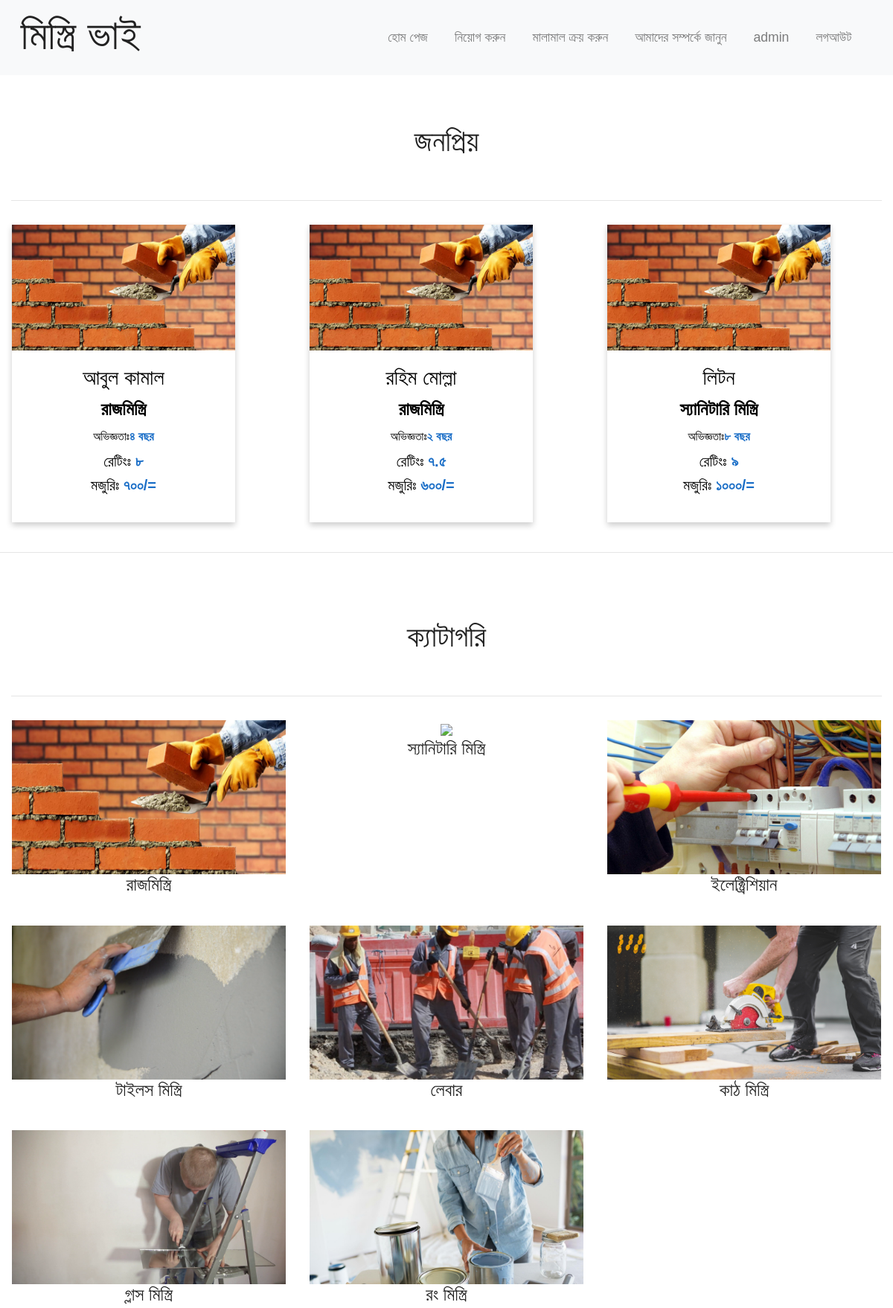
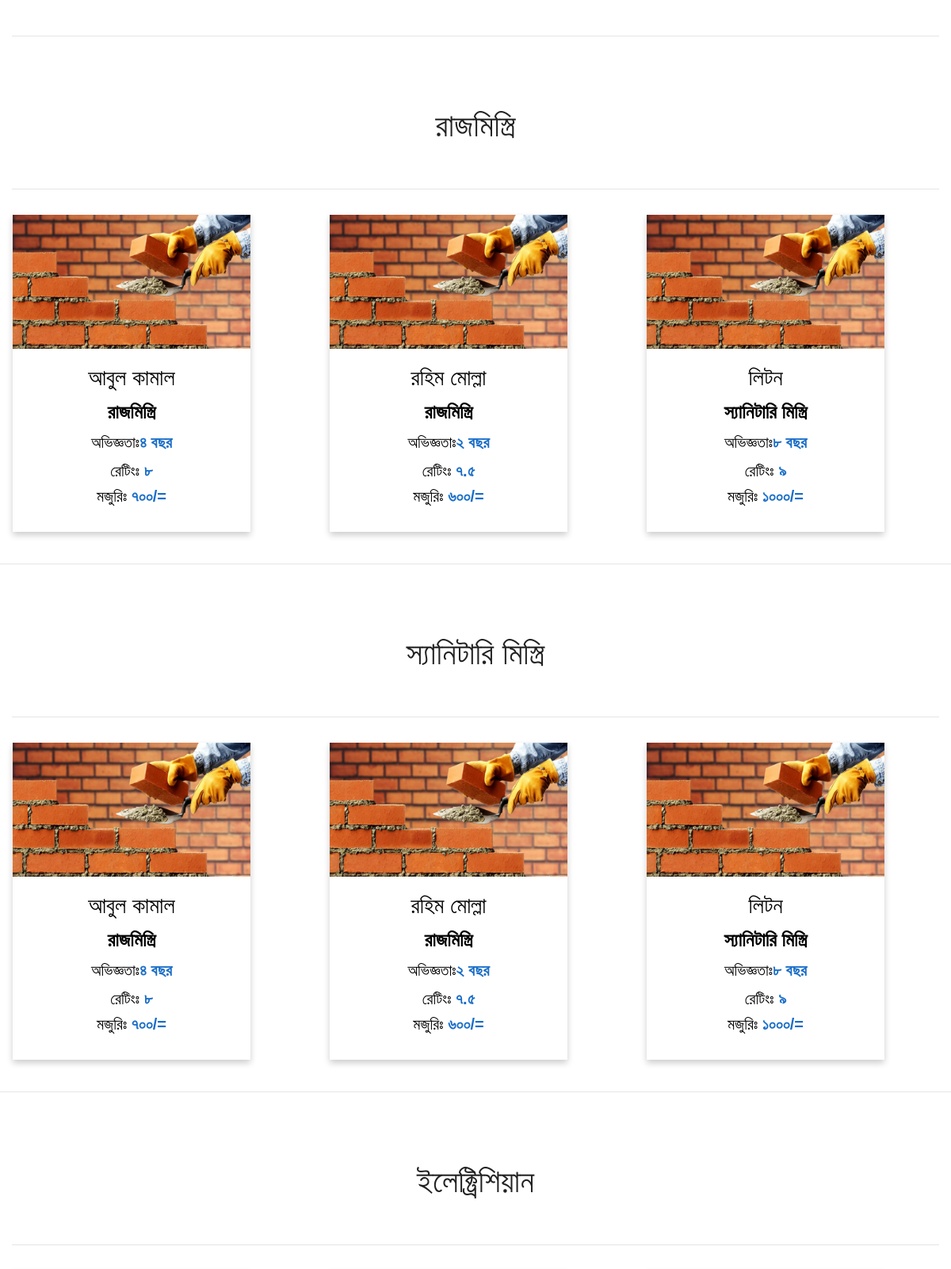
The page /mistri (signed in, upper part) on the database its author committed (2 pictures, top to bottom).
### viewstat/models.py (models this page shows)
class mistri(models.Model):
	mistri_img = models.TextField(null = True)
	mistri_name = models.TextField(null = True)
	mistri_catagory = models.TextField(null = True)
	mistri_experiece = models.TextField(null = True)
	mistri_job_completed = models.TextField(null = True)
	mistri_special_ability = models.TextField(null = True)
	mistri_rating = models.TextField(null = True)
	mistri_fee = models.TextField(null = True)
	mistri_status = models.TextField(null = True)
	mistri_address = models.TextField(null = True)
	mistri_job_assigned_date = models.TextField(null = True)
	mistri_job_finishing_date = models.TextField(null = True)
	mistri_contact_number = models.TextField(null = True)
	mistri_money_to_be_paid = models.TextField(null = True)
	mistri_benifit = models.TextField(null = True)

### mistrriVai/views.py (the view)
# urls.py: path('mistri',mistril),
def mistril(request):
	qs = mistri.objects.all()
	if qs.count() < 1:
		raise Http404
	else:
		context = {"mistriList":qs}
	return render(request,"mistri.html",context)

### templates/mistri.html (shortened to what this page needs)
{% extends "base.html" %}
{% load static from staticfiles%}
{% block afternav %}
	<div class="container-fluid padding">
		<div class="row welcome text-center">
			<dir class="col-12">
				<h1 class="display-6">জনপ্রিয়</h1>
			</dir>
		</div>
		<hr>
	</div>
	<div class="container-fluid padding">
		<div class="row padding">
				{% for obj in mistriList %}
					<div class="col-md-4">
						<div class="flip-card">
							<div class="flip-card-inner">
								<div class="flip-card-front">
									<img class="img-fluid" src="{% static obj.mistri_img %}" >
									<div class="card-body text-center">
										<h3 class="card-title"> {{obj.mistri_name}}</h3>
										<h4 class="card-title"><b>{{obj.mistri_catagory}}</b></h4>
										<h6 class="card-title"> অভিজ্ঞতাঃ<b style="color: #1a6ec7">{{obj.mistri_experiece}}</b></h6>
										<h5 class="card-text">রেটিংঃ <b style="color: #1a6ec7">{{obj.mistri_rating}}</b></h5>
										<h5 class="card-text">মজুরিঃ <b style="color: #1a6ec7">{{obj.mistri_fee}}</b></h5>
									</div>
								</div>
								<div class="flip-card-back">
									<div class="card-body text-center">
										<h3 class="card-title"> {{obj.mistri_name}}</h3>
										<h4 class="card-title"><b>{{obj.mistri_catagory}}</b></h4>
										<p class="card-title"> ইতিপূর্বে কাজ সম্পাদন করেছেনঃ <b style="color: #27874e">{{obj.mistri_job_completed}}</b> টি</p>
										<p class="card-title"> <b style="color: #27874e">{{obj.mistri_special_ability }}</b></p>
										<h5 class="card-text">বর্তমান অবস্থাঃ   <b style="color: #1a6ec7">{{obj.mistri_status}}</b></h5>
										<button type="button" class="btn btn-primary btn-lg">
										</button>
									</div>
								</div>
							</div>
						</div>
					</div>
				{% endfor %}
		</div>
	</div>
	<hr class="my-4">
	<div class="container-fluid padding">
		<div class="row welcome text-center">
			<dir class="col-12">
				<h1 class="display-6">ক্যাটাগরি</h1>
			</dir>
		</div>
		<hr>
	</div>
	<div class="container-fluid padding">
		<div class="row text-center padding">
			<div class="col-xs-12 col-sm-6 col-md-4">
				<a href="#mason"><img class="img-fluid" src="{% static 'mistri.jpg' %}"></a>
				<h4>রাজমিস্ত্রি</h4>
			</div>
			<div class="col-xs-12 col-sm-6 col-md-4">
				<a href="#plumber"><img class="img-fluid" src="{% static 'plumber.jpg' %}"></a>
				<h4>স্যানিটারি মিস্ত্রি</h4>
			</div>
			<div class="col-xs-12 col-sm-6 col-md-4">
				<a href="#electrician"><img class="img-fluid" src="{% static 'electrician.jpg' %}"></a>
				<h4>ইলেক্ট্রিশিয়ান </h4>
			</div>
			<div class="col-xs-12 col-sm-6 col-md-4">
				<a href="#tilce"><img class="img-fluid" src="{% static 'plasterer.png' %}"></a>
				<h4>টাইলস মিস্ত্রি</h4>
			</div>
			<div class="col-xs-12 col-sm-6 col-md-4">
				<a href="#labour"><img class="img-fluid" src="{% static 'labour.jpg' %}"></a>
				<h4>লেবার</h4>
			</div>
			<div class="col-xs-12 col-sm-6 col-md-4">
				<a href="#kath"><img class="img-fluid" src="{% static 'kathmistri.jpg' %}"></a>
				<h4>কাঠ মিস্ত্রি </h4>
			</div>
			<div class="col-xs-12 col-sm-6 col-md-4">
				<a href="#glass"><img class="img-fluid" src="{% static 'glass.png' %}"></a>
				<h4>গ্লাস মিস্ত্রি</h4>
			</div>
			<div class="col-xs-12 col-sm-6 col-md-4">
				<a href="#rong"><img class="img-fluid" src="{% static 'painter.jpeg' %}"></a>
				<h4>রং মিস্ত্রি</h4>
			</div>
		</div>
		<hr class="my-4">
	</div>
<div class="container-fluid padding" id = "mason">
	<div class="row welcome text-center">
		<dir class="col-12">
			<h1 class="display-6">রাজমিস্ত্রি</h1>
		</dir>
	</div>
	<hr>
</div>
<div class="container-fluid padding">
		<div class="row padding">
				{% for obj in mistriList %}
					<div class="col-md-4">
						<div class="flip-card">
							<div class="flip-card-inner">
								<div class="flip-card-front">
									<img class="img-fluid" src="{% static obj.mistri_img %}" >
									<div class="card-body text-center">
										<h3 class="card-title"> {{obj.mistri_name}}</h3>
										<h4 class="card-title"><b>{{obj.mistri_catagory}}</b></h4>
										<h5 class="card-title"> অভিজ্ঞতাঃ<b style="color: #1a6ec7">{{obj.mistri_experiece}}</b></h5>
										<h5 class="card-text">রেটিংঃ <b style="color: #1a6ec7">{{obj.mistri_rating}}</b></h5>
										<h5 class="card-text">মজুরিঃ <b style="color: #1a6ec7">{{obj.mistri_fee}}</b></h5>
									</div>
								</div>
								<div class="flip-card-back">
									<div class="card-body text-center">
										<h3 class="card-title"> {{obj.mistri_name}}</h3>
										<h4 class="card-title"><b>{{obj.mistri_catagory}}</b></h4>
										<p class="card-title"> ইতিপূর্বে কাজ সম্পাদন করেছেনঃ <b style="color: #27874e">{{obj.mistri_job_completed}}</b> টি</p>
										<p class="card-title"> <b style="color: #27874e">{{obj.mistri_special_ability }}</b></p>
										<h5 class="card-text">বর্তমান অবস্থাঃ   <b style="color: #1a6ec7">{{obj.mistri_status}}</b></h5>
										<button type="button" class="btn btn-primary btn-lg">
										</button>
									</div>
								</div>
							</div>
						</div>
					</div>
				{% endfor %}
		</div>
	</div>
	<hr class="my-4">
<div class="container-fluid padding" id = "plumber">
	<div class="row welcome text-center">
		<dir class="col-12">
			<h1 class="display-6">স্যানিটারি মিস্ত্রি</h1>
		</dir>
	</div>
	<hr>
</div>
<div class="container-fluid padding">
		<div class="row padding">
				{% for obj in mistriList %}
					<div class="col-md-4">
						<div class="flip-card">
							<div class="flip-card-inner">
								<div class="flip-card-front">
									<img class="img-fluid" src="{% static obj.mistri_img %}" >
									<div class="card-body text-center">
										<h3 class="card-title"> {{obj.mistri_name}}</h3>
										<h4 class="card-title"><b>{{obj.mistri_catagory}}</b></h4>
										<h5 class="card-title"> অভিজ্ঞতাঃ<b style="color: #1a6ec7">{{obj.mistri_experiece}}</b></h5>
										<h5 class="card-text">রেটিংঃ <b style="color: #1a6ec7">{{obj.mistri_rating}}</b></h5>
										<h5 class="card-text">মজুরিঃ <b style="color: #1a6ec7">{{obj.mistri_fee}}</b></h5>
									</div>
								</div>
								<div class="flip-card-back">
									<div class="card-body text-center">
										<h3 class="card-title"> {{obj.mistri_name}}</h3>
										<h4 class="card-title"><b>{{obj.mistri_catagory}}</b></h4>
										<p class="card-title"> ইতিপূর্বে কাজ সম্পাদন করেছেনঃ <b style="color: #27874e">{{obj.mistri_job_completed}}</b> টি</p>
										<p class="card-title"> <b style="color: #27874e">{{obj.mistri_special_ability }}</b></p>
										<h5 class="card-text">বর্তমান অবস্থাঃ   <b style="color: #1a6ec7">{{obj.mistri_status}}</b></h5>
										<button type="button" class="btn btn-primary btn-lg">
										</button>
									</div>
								</div>
							</div>
						</div>
					</div>
				{% endfor %}
		</div>
	</div>
	<hr class="my-4">
<div class="container-fluid padding" id = "electrician">
	<div class="row welcome text-center">
		<dir class="col-12">
			<h1 class="display-6">ইলেক্ট্রিশিয়ান</h1>
		</dir>
	</div>
	<hr>
</div>
<div class="container-fluid padding">
		<div class="row padding">
				{% for obj in mistriList %}
					<div class="col-md-4">
					</div>
				{% endfor %}
		</div>
	</div>
{% endblock %}

### templates/base.html (shortened to what this page needs)
{% load static from staticfiles%}
<!DOCTYPE html>
<html lang="en">
<head>
	<link rel="stylesheet" href="https://maxcdn.bootstrapcdn.com/bootstrap/4.0.0/css/bootstrap.min.css">
	<link href="{% static 'style.css' %}" rel="stylesheet">
</head>
<body>
<nav class="navbar navbar-expand-md navbar-light bg-light sticky-top">
	<div class="container-fluid">
		<h3 class="display-4">মিস্ত্রি ভাই</h3>
		<div class="collapse navbar-collapse" id="navbarResponsive">
			<ul class="navbar-nav ml-auto">
				<li class="nav-item" active>
					<a class="nav-link" href="/">হোম পেজ</a>
				</li>
				<li class="nav-item" active>
					<a class="nav-link" href="/mistri">নিয়োগ করুন</a>
				</li>
				<li class="nav-item" active>
					<a class="nav-link" href="#">মালামাল ক্রয় করুন</a>
				</li>
				<li class="nav-item" active>
					<a class="nav-link" href="/about">আমাদের সম্পর্কে জানুন</a>
				</li>
				{% if user.is_authenticated %}
				<li class="nav-item" active>
					<a class="nav-link" href="{% url 'profile' %}">{{ user.username }}</a>
				</li>
				<li class="nav-item" active>
					<a class="nav-link" href="{% url 'logout' %}">লগআউট</a>
				</li>
				{% else %}
					<li class="nav-item" active>
					<a class="nav-link" href="{% url 'register' %}">লগইন / রেজিস্টার</a>
					</li>
				{%endif%}
			</ul>
		</div>
	</div>
</nav>
{% block afternav %}
{% endblock %}
</body>
</html>

### assets/style.css (style rules this page uses)
html, body { height: 100%; width: 100%; font-family: 'Noto Sans Bengali UI', sans-serif; color:#222; }
.navbar { padding: .8rem; }
.navbar-nav li { padding-right: 20px; }
.nav-link { font-size: 1.1em !important; }
.btn-primary { background-color: #6648b1; border: 1px solid #563d7c; }
.welcome { width: 75%; margin: 0 auto; padding-top: 2rem; }
.flip-card { background-color: transparent; width: 300px; height: 400px; perspective: 1000px; }
.flip-card-inner { position: relative; width: 100%; height: 100%; text-align: center; transition: transform 0.8s; transform-style: preserve-3d; box-shadow: 0 4px 8px 0 rgba(0,0,0,0.2); }
.flip-card-front, .flip-card-back { position: absolute; width: 100%; height: 100%; backface-visibility: hidden; }
.flip-card-front { text-align: center; background-color: white; color: black; }
.flip-card-back { text-align: center; background-color: white; color: black; transform: rotateY(180deg); }
[class*="col-"] { padding: 1rem; }

### rows shown on the page
mistri: mistri_img (picture), mistri_name "আবুল কামাল", mistri_catagory "রাজমিস্ত্রি", mistri_experiece "৪ বছর", mistri_rating "৮", mistri_fee "৭০০/="
mistri: mistri_img (picture), mistri_name "রহিম মোল্লা", mistri_catagory "রাজমিস্ত্রি", mistri_experiece "২ বছর", mistri_rating "৭.৫", mistri_fee "৬০০/="
mistri: mistri_img (picture), mistri_name "লিটন", mistri_catagory "স্যানিটারি মিস্ত্রি", mistri_experiece "৮ বছর", mistri_rating "৯", mistri_fee "১০০০/="

### other values the page prints
{{ user.username }} "admin"
